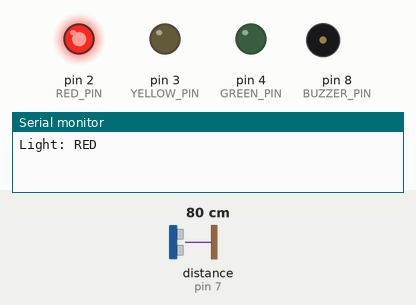
This program was run on a simulated Arduino Mega 2560, built with avr-gcc and run on an emulated ATmega2560. On the bench: output pins drawn as LEDs (lit = HIGH), buzzer (waves = sounding), the last lines printed to the serial monitor. Wiring (inferred from the names in the program): ultrasonic range finder: trigger pin 6; echo pin 7. The test bench sets the inputs (shaded band); at power-on: distance to the obstacle (sensor on pin 7) 80 cm. The echo pulse lasts 58.3 µs per cm; pins used as bus, display or sensor lines are not drawn.

Above: at 1.2 s.
1.3 s: distance to the obstacle (sensor on pin 7) set to 13 cm
4.2 s: distance to the obstacle (sensor on pin 7) set to 10 cm
At 5.0 s:
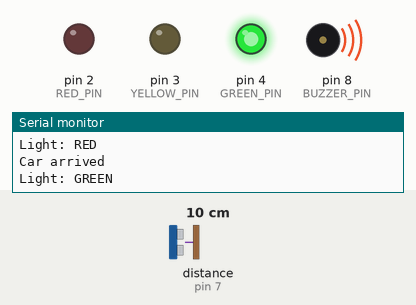
At 7.02 s:
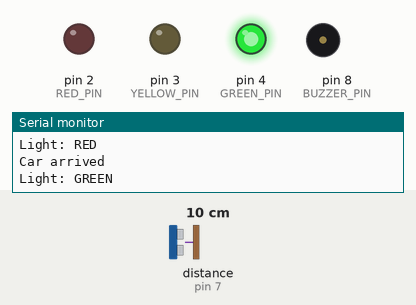
7.2 s: distance to the obstacle (sensor on pin 7) set to 18 cm
At 10.0 s:
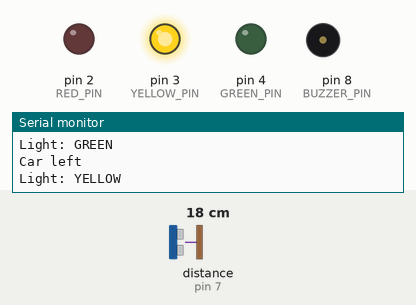
Timing chart, 0 to 12.8 s (numbered marks = the images above; inputs shaded):
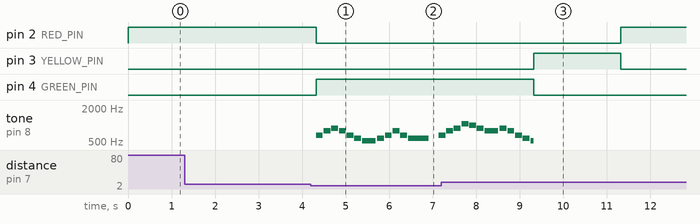

Measured:
- the behaviour switches between 12 and 11 cm on distance to the obstacle (sensor on pin 7) (found by bisection; images 0 and 1)
- after the input at 1.3 s, every drawn part: stays the same
- after the input at 4.2 s, pin 2 (RED_PIN): HIGH → LOW after 0.12 s; pin 4 (GREEN_PIN): LOW → HIGH after 0.12 s; tone on pin 8 (BUZZER_PIN): plays 659 Hz for 0.16 s, 784 Hz for 0.16 s, 880 Hz for 0.16 s, 784 Hz for 0.16 s, 659 Hz for 0.16 s, 587 Hz for 0.16 s … (13 notes in this stretch), starting after 0.12 s
- after the input at 7.2 s, pin 2 (RED_PIN): LOW → HIGH after 4.1 s; pin 3 (YELLOW_PIN): LOW → HIGH after 2.1 s, → LOW 2.0 s later; pin 4 (GREEN_PIN): HIGH → LOW after 2.1 s

The program:

main.cpp
```cpp
// Car-activated traffic light for the Elegoo Mega 2560 R3.
//
// The light rests on RED. When the ultrasonic sensor sees a "car" (your hand
// or a toy car) close by, the light turns GREEN and the passive buzzer plays a
// melody. Green stays on while the car is there (between MIN_GREEN_MS and
// MAX_GREEN_MS), then goes YELLOW, then back to RED.
//
// Nothing here uses delay(), so the sensor keeps checking for cars and the
// lights keep changing while the melody plays.
//
// Wiring:
//   Red LED:    pin 2 -> 220 ohm resistor -> LED long leg; LED short leg -> GND
//   Yellow LED: pin 3 -> 220 ohm resistor -> LED long leg; LED short leg -> GND
//   Green LED:  pin 4 -> 220 ohm resistor -> LED long leg; LED short leg -> GND
//   HC-SR04:    VCC -> 5V, Trig -> pin 6, Echo -> pin 7, GND -> GND
//   Passive buzzer: + leg -> pin 8, other leg -> GND

#include <Arduino.h>
#include "notes.h"

const int RED_PIN = 2;
const int YELLOW_PIN = 3;
const int GREEN_PIN = 4;
const int TRIG_PIN = 6;
const int ECHO_PIN = 7;
const int BUZZER_PIN = 8;

// A "car" is anything closer than this.
const int CAR_DISTANCE_CM = 10;

// Readings in a row needed before we believe a car arrived or left.
// Stops one bad reading from flipping the light.
const int READINGS_TO_CONFIRM = 3;

// The HC-SR04 needs about 60 ms between pings so echoes don't overlap.
const unsigned long SENSOR_INTERVAL_MS = 60;

// Give up listening for an echo after this long. 12000 us is about 2 m,
// and a short timeout keeps the melody timing steady.
const unsigned long ECHO_TIMEOUT_US = 12000;

const unsigned long MIN_RED_MS = 3000;     // red always lasts at least this long
const unsigned long MIN_GREEN_MS = 5000;   // green always lasts at least this long
const unsigned long MAX_GREEN_MS = 15000;  // green never lasts longer than this
const unsigned long YELLOW_MS = 2000;

// true = repeat the melody for as long as the light is green.
const bool LOOP_MELODY = true;

// ---------------------------------------------------------------------------
// Melody
//
// PLACEHOLDER TUNE: replace it with the real one later.
// Each line is {note, length}. Lengths: 1 = whole, 2 = half, 4 = quarter,
// 8 = eighth, 16 = sixteenth. A negative length is dotted (1.5x as long),
// so -4 is a dotted quarter. Use REST for silence.
// ---------------------------------------------------------------------------
const int TEMPO_BPM = 170;

struct Note {
  int pitch;
  int length;
};

const Note MELODY[] = {
  {NOTE_E5, 8}, {NOTE_G5, 8}, {NOTE_A5, 8}, {NOTE_G5, 8},
  {NOTE_E5, 8}, {NOTE_D5, 8}, {NOTE_C5, 4},
  {NOTE_D5, 8}, {NOTE_E5, 8}, {NOTE_G5, 8}, {NOTE_E5, 8},
  {NOTE_D5, -4}, {REST, 8},
  {NOTE_E5, 8}, {NOTE_G5, 8}, {NOTE_A5, 8}, {NOTE_C6, 8},
  {NOTE_B5, 8}, {NOTE_A5, 8}, {NOTE_G5, 4},
  {NOTE_A5, 8}, {NOTE_G5, 8}, {NOTE_E5, 8}, {NOTE_D5, 8},
  {NOTE_C5, -4}, {REST, 8},
};

const int MELODY_LENGTH = sizeof(MELODY) / sizeof(MELODY[0]);
const unsigned long WHOLE_NOTE_MS = (60000UL * 4) / TEMPO_BPM;

bool melodyPlaying = false;
int melodyIndex = 0;
unsigned long noteStartedAt = 0;
unsigned long noteLengthMs = 0;

void startMelody() {
  melodyPlaying = true;
  melodyIndex = 0;
  noteLengthMs = 0;  // makes updateMelody() start the first note right away
  noteStartedAt = millis();
}

void stopMelody() {
  melodyPlaying = false;
  noTone(BUZZER_PIN);
}

// Call often. Starts the next note when the current one is finished.
void updateMelody() {
  if (!melodyPlaying || millis() - noteStartedAt < noteLengthMs) {
    return;
  }

  if (melodyIndex >= MELODY_LENGTH) {
    if (!LOOP_MELODY) {
      stopMelody();
      return;
    }
    melodyIndex = 0;
  }

  Note note = MELODY[melodyIndex++];
  noteLengthMs = WHOLE_NOTE_MS / abs(note.length);
  if (note.length < 0) {
    noteLengthMs = noteLengthMs * 3 / 2;
  }
  noteStartedAt = millis();

  if (note.pitch == REST) {
    noTone(BUZZER_PIN);
  } else {
    // Play for 90% of the length so repeated notes don't blur together.
    tone(BUZZER_PIN, note.pitch, noteLengthMs * 9 / 10);
  }
}

// ---------------------------------------------------------------------------
// Car sensor
// ---------------------------------------------------------------------------
bool carPresent = false;
int confirmCount = 0;
unsigned long lastPingAt = 0;
long lastDistanceCm = -1;

// Returns distance in cm, or -1 if nothing is in range.
long readDistanceCm() {
  digitalWrite(TRIG_PIN, LOW);
  delayMicroseconds(2);
  digitalWrite(TRIG_PIN, HIGH);
  delayMicroseconds(10);
  digitalWrite(TRIG_PIN, LOW);

  unsigned long echoUs = pulseIn(ECHO_PIN, HIGH, ECHO_TIMEOUT_US);
  if (echoUs == 0) {
    return -1;
  }
  return echoUs / 58;
}

// Call often. Pings the sensor every SENSOR_INTERVAL_MS and updates carPresent.
void updateCarSensor() {
  if (millis() - lastPingAt < SENSOR_INTERVAL_MS) {
    return;
  }
  lastPingAt = millis();

  lastDistanceCm = readDistanceCm();
  bool seesCar = lastDistanceCm > 0 && lastDistanceCm <= CAR_DISTANCE_CM;

  if (seesCar == carPresent) {
    confirmCount = 0;
    return;
  }

  confirmCount++;
  if (confirmCount >= READINGS_TO_CONFIRM) {
    carPresent = seesCar;
    confirmCount = 0;
    Serial.println(carPresent ? "Car arrived" : "Car left");
  }
}

// ---------------------------------------------------------------------------
// Traffic light
// ---------------------------------------------------------------------------
enum LightState { RED, GREEN, YELLOW };

LightState state = RED;
unsigned long stateStartedAt = 0;

void showLight(LightState light) {
  digitalWrite(RED_PIN, light == RED ? HIGH : LOW);
  digitalWrite(YELLOW_PIN, light == YELLOW ? HIGH : LOW);
  digitalWrite(GREEN_PIN, light == GREEN ? HIGH : LOW);
}

void changeState(LightState newState) {
  state = newState;
  stateStartedAt = millis();
  showLight(newState);

  if (newState == GREEN) {
    Serial.println("Light: GREEN");
    startMelody();
  } else {
    stopMelody();
    Serial.println(newState == YELLOW ? "Light: YELLOW" : "Light: RED");
  }
}

void updateLight() {
  unsigned long timeInState = millis() - stateStartedAt;

  switch (state) {
    case RED:
      if (carPresent && timeInState >= MIN_RED_MS) {
        changeState(GREEN);
      }
      break;

    case GREEN:
      if (timeInState >= MIN_GREEN_MS && (!carPresent || timeInState >= MAX_GREEN_MS)) {
        changeState(YELLOW);
      }
      break;

    case YELLOW:
      if (timeInState >= YELLOW_MS) {
        changeState(RED);
      }
      break;
  }
}

void setup() {
  Serial.begin(9600);
  pinMode(RED_PIN, OUTPUT);
  pinMode(YELLOW_PIN, OUTPUT);
  pinMode(GREEN_PIN, OUTPUT);
  pinMode(TRIG_PIN, OUTPUT);
  pinMode(ECHO_PIN, INPUT);
  pinMode(BUZZER_PIN, OUTPUT);
  changeState(RED);
}

void loop() {
  updateCarSensor();
  updateLight();
  updateMelody();
}
```

notes.h
```cpp
// Note frequencies in Hz (equal temperament, A4 = 440 Hz).
// S = sharp, so NOTE_CS5 is C#5. REST means silence.
#pragma once

#define REST 0
#define NOTE_B0 31
#define NOTE_C1 33
#define NOTE_CS1 35
#define NOTE_D1 37
#define NOTE_DS1 39
#define NOTE_E1 41
#define NOTE_F1 44
#define NOTE_FS1 46
#define NOTE_G1 49
#define NOTE_GS1 52
#define NOTE_A1 55
#define NOTE_AS1 58
#define NOTE_B1 62
#define NOTE_C2 65
#define NOTE_CS2 69
#define NOTE_D2 73
#define NOTE_DS2 78
#define NOTE_E2 82
#define NOTE_F2 87
#define NOTE_FS2 92
#define NOTE_G2 98
#define NOTE_GS2 104
#define NOTE_A2 110
#define NOTE_AS2 117
#define NOTE_B2 123
#define NOTE_C3 131
#define NOTE_CS3 139
#define NOTE_D3 147
#define NOTE_DS3 156
#define NOTE_E3 165
#define NOTE_F3 175
#define NOTE_FS3 185
#define NOTE_G3 196
#define NOTE_GS3 208
#define NOTE_A3 220
#define NOTE_AS3 233
#define NOTE_B3 247
#define NOTE_C4 262
#define NOTE_CS4 277
#define NOTE_D4 294
#define NOTE_DS4 311
#define NOTE_E4 330
#define NOTE_F4 349
#define NOTE_FS4 370
#define NOTE_G4 392
#define NOTE_GS4 415
#define NOTE_A4 440
#define NOTE_AS4 466
#define NOTE_B4 494
#define NOTE_C5 523
#define NOTE_CS5 554
#define NOTE_D5 587
#define NOTE_DS5 622
#define NOTE_E5 659
#define NOTE_F5 698
#define NOTE_FS5 740
#define NOTE_G5 784
#define NOTE_GS5 831
#define NOTE_A5 880
#define NOTE_AS5 932
#define NOTE_B5 988
#define NOTE_C6 1047
#define NOTE_CS6 1109
#define NOTE_D6 1175
#define NOTE_DS6 1245
#define NOTE_E6 1319
#define NOTE_F6 1397
#define NOTE_FS6 1480
#define NOTE_G6 1568
#define NOTE_GS6 1661
#define NOTE_A6 1760
#define NOTE_AS6 1865
#define NOTE_B6 1976
#define NOTE_C7 2093
#define NOTE_CS7 2217
#define NOTE_D7 2349
#define NOTE_DS7 2489
#define NOTE_E7 2637
#define NOTE_F7 2794
#define NOTE_FS7 2960
#define NOTE_G7 3136
#define NOTE_GS7 3322
#define NOTE_A7 3520
#define NOTE_AS7 3729
#define NOTE_B7 3951
#define NOTE_C8 4186
#define NOTE_CS8 4435
#define NOTE_D8 4699
#define NOTE_DS8 4978
```
